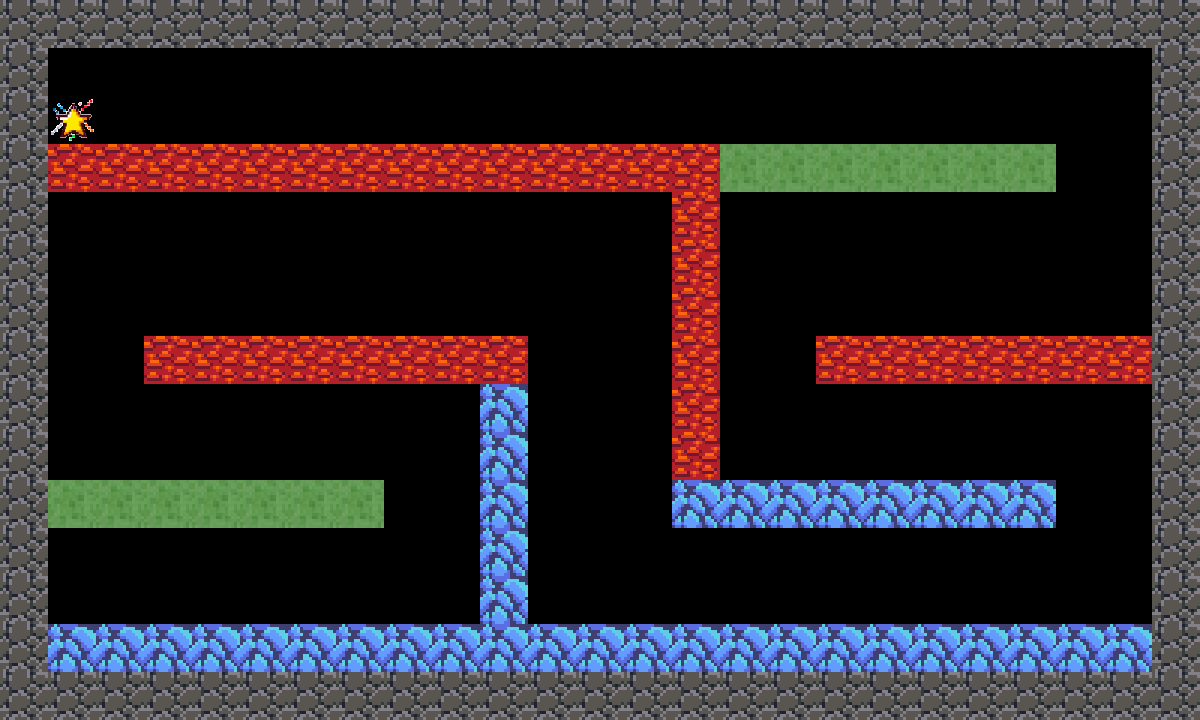

This game map was drawn from its Tiled (.tmx) file and the tilesets committed beside it. A one-line description and the full map source follow:
An orthogonal 25x15 tile map with 48x48 px tiles, 6 tile layers (WallTileLayer, BlueTileLayer, RedTileLayer, GreenTileLayer, ...) and 12 objects.

<map version="1.10" tiledversion="1.10.0" orientation="orthogonal" renderorder="right-down" width="25" height="15" tilewidth="48" tileheight="48" infinite="0" nextlayerid="13" nextobjectid="27">
 <tileset firstgid="1" source="colorSwapTiles.tsx" />
 <layer id="1" name="WallTileLayer" width="25" height="15">
  <data encoding="csv">
5,5,5,5,5,5,5,5,5,5,5,5,5,5,5,5,5,5,5,5,5,5,5,5,5,
5,0,0,0,0,0,0,0,0,0,0,0,0,0,0,0,0,0,0,0,0,0,0,0,5,
5,0,0,0,0,0,0,0,0,0,0,0,0,0,0,0,0,0,0,0,0,0,0,0,5,
5,0,0,0,0,0,0,0,0,0,0,0,0,0,0,0,0,0,0,0,0,0,0,0,5,
5,0,0,0,0,0,0,0,0,0,0,0,0,0,0,0,0,0,0,0,0,0,0,0,5,
5,0,0,0,0,0,0,0,0,0,0,0,0,0,0,0,0,0,0,0,0,0,0,0,5,
5,0,0,0,0,0,0,0,0,0,0,0,0,0,0,0,0,0,0,0,0,0,0,0,5,
5,0,0,0,0,0,0,0,0,0,0,0,0,0,0,0,0,0,0,0,0,0,0,0,5,
5,0,0,0,0,0,0,0,0,0,0,0,0,0,0,0,0,0,0,0,0,0,0,0,5,
5,0,0,0,0,0,0,0,0,0,0,0,0,0,0,0,0,0,0,0,0,0,0,0,5,
5,0,0,0,0,0,0,0,0,0,0,0,0,0,0,0,0,0,0,0,0,0,0,0,5,
5,0,0,0,0,0,0,0,0,0,0,0,0,0,0,0,0,0,0,0,0,0,0,0,5,
5,0,0,0,0,0,0,0,0,0,0,0,0,0,0,0,0,0,0,0,0,0,0,0,5,
5,0,0,0,0,0,0,0,0,0,0,0,0,0,0,0,0,0,0,0,0,0,0,0,5,
5,5,5,5,5,5,5,5,5,5,5,5,5,5,5,5,5,5,5,5,5,5,5,5,5
</data>
 </layer>
 <layer id="2" name="BlueTileLayer" width="25" height="15">
  <data encoding="csv">
0,0,0,0,0,0,0,0,0,0,0,0,0,0,0,0,0,0,0,0,0,0,0,0,0,
0,0,0,0,0,0,0,0,0,0,0,0,0,0,0,0,0,0,0,0,0,0,0,0,0,
0,0,0,0,0,0,0,0,0,0,0,0,0,0,0,0,0,0,0,0,0,0,0,0,0,
0,0,0,0,0,0,0,0,0,0,0,0,0,0,0,0,0,0,0,0,0,0,0,0,0,
0,0,0,0,0,0,0,0,0,0,0,0,0,0,0,0,0,0,0,0,0,0,0,0,0,
0,0,0,0,0,0,0,0,0,0,0,0,0,0,0,0,0,0,0,0,0,0,0,0,0,
0,0,0,0,0,0,0,0,0,0,0,0,0,0,0,0,0,0,0,0,0,0,0,0,0,
0,0,0,0,0,0,0,0,0,0,2,0,0,0,0,0,0,0,0,0,0,0,0,0,0,
0,0,0,0,0,0,0,0,0,0,2,0,0,0,0,0,0,0,0,0,0,0,0,0,0,
0,0,0,0,0,0,0,0,0,0,2,0,0,0,0,0,0,0,0,0,0,0,0,0,0,
0,0,0,0,0,0,0,0,0,0,2,0,0,0,2,2,2,2,2,2,2,2,0,0,0,
0,0,0,0,0,0,0,0,0,0,2,0,0,0,0,0,0,0,0,0,0,0,0,0,0,
0,0,0,0,0,0,0,0,0,0,2,0,0,0,0,0,0,0,0,0,0,0,0,0,0,
0,2,2,2,2,2,2,2,2,2,2,2,2,2,2,2,2,2,2,2,2,2,2,2,0,
0,0,0,0,0,0,0,0,0,0,0,0,0,0,0,0,0,0,0,0,0,0,0,0,0
</data>
 </layer>
 <layer id="3" name="RedTileLayer" width="25" height="15">
  <data encoding="csv">
0,0,0,0,0,0,0,0,0,0,0,0,0,0,0,0,0,0,0,0,0,0,0,0,0,
0,0,0,0,0,0,0,0,0,0,0,0,0,0,0,0,0,0,0,0,0,0,0,0,0,
0,0,0,0,0,0,0,0,0,0,0,0,0,0,0,0,0,0,0,0,0,0,0,0,0,
0,1,1,1,1,1,1,1,1,1,1,1,1,1,1,0,0,0,0,0,0,0,0,0,0,
0,0,0,0,0,0,0,0,0,0,0,0,0,0,1,0,0,0,0,0,0,0,0,0,0,
0,0,0,0,0,0,0,0,0,0,0,0,0,0,1,0,0,0,0,0,0,0,0,0,0,
0,0,0,0,0,0,0,0,0,0,0,0,0,0,1,0,0,0,0,0,0,0,0,0,0,
0,0,0,1,1,1,1,1,1,1,1,0,0,0,1,0,0,1,1,1,1,1,1,1,0,
0,0,0,0,0,0,0,0,0,0,0,0,0,0,1,0,0,0,0,0,0,0,0,0,0,
0,0,0,0,0,0,0,0,0,0,0,0,0,0,1,0,0,0,0,0,0,0,0,0,0,
0,0,0,0,0,0,0,0,0,0,0,0,0,0,0,0,0,0,0,0,0,0,0,0,0,
0,0,0,0,0,0,0,0,0,0,0,0,0,0,0,0,0,0,0,0,0,0,0,0,0,
0,0,0,0,0,0,0,0,0,0,0,0,0,0,0,0,0,0,0,0,0,0,0,0,0,
0,0,0,0,0,0,0,0,0,0,0,0,0,0,0,0,0,0,0,0,0,0,0,0,0,
0,0,0,0,0,0,0,0,0,0,0,0,0,0,0,0,0,0,0,0,0,0,0,0,0
</data>
 </layer>
 <layer id="4" name="GreenTileLayer" width="25" height="15">
  <data encoding="csv">
0,0,0,0,0,0,0,0,0,0,0,0,0,0,0,0,0,0,0,0,0,0,0,0,0,
0,0,0,0,0,0,0,0,0,0,0,0,0,0,0,0,0,0,0,0,0,0,0,0,0,
0,0,0,0,0,0,0,0,0,0,0,0,0,0,0,0,0,0,0,0,0,0,0,0,0,
0,0,0,0,0,0,0,0,0,0,0,0,0,0,0,3,3,3,3,3,3,3,0,0,0,
0,0,0,0,0,0,0,0,0,0,0,0,0,0,0,0,0,0,0,0,0,0,0,0,0,
0,0,0,0,0,0,0,0,0,0,0,0,0,0,0,0,0,0,0,0,0,0,0,0,0,
0,0,0,0,0,0,0,0,0,0,0,0,0,0,0,0,0,0,0,0,0,0,0,0,0,
0,0,0,0,0,0,0,0,0,0,0,0,0,0,0,0,0,0,0,0,0,0,0,0,0,
0,0,0,0,0,0,0,0,0,0,0,0,0,0,0,0,0,0,0,0,0,0,0,0,0,
0,0,0,0,0,0,0,0,0,0,0,0,0,0,0,0,0,0,0,0,0,0,0,0,0,
0,3,3,3,3,3,3,3,0,0,0,0,0,0,0,0,0,0,0,0,0,0,0,0,0,
0,0,0,0,0,0,0,0,0,0,0,0,0,0,0,0,0,0,0,0,0,0,0,0,0,
0,0,0,0,0,0,0,0,0,0,0,0,0,0,0,0,0,0,0,0,0,0,0,0,0,
0,0,0,0,0,0,0,0,0,0,0,0,0,0,0,0,0,0,0,0,0,0,0,0,0,
0,0,0,0,0,0,0,0,0,0,0,0,0,0,0,0,0,0,0,0,0,0,0,0,0
</data>
 </layer>
 <objectgroup id="6" name="Star">
  <object id="26" x="48" y="96" width="48" height="48" />
 </objectgroup>
 <layer id="5" name="PurpleTileLayer" width="25" height="15">
  <data encoding="csv">
0,0,0,0,0,0,0,0,0,0,0,0,0,0,0,0,0,0,0,0,0,0,0,0,0,
0,0,0,0,0,0,0,0,0,0,0,0,0,0,0,0,0,0,0,0,0,0,0,0,0,
0,0,0,0,0,0,0,0,0,0,0,0,0,0,0,0,0,0,0,0,0,0,0,0,0,
0,0,0,0,0,0,0,0,0,0,0,0,0,0,0,0,0,0,0,0,0,0,0,0,0,
0,0,0,0,0,0,0,0,0,0,0,0,0,0,0,0,0,0,0,0,0,0,0,0,0,
0,0,0,0,0,0,0,0,0,0,0,0,0,0,0,0,0,0,0,0,0,0,0,0,0,
0,0,0,0,0,0,0,0,0,0,0,0,0,0,0,0,0,0,0,0,0,0,0,0,0,
0,0,0,0,0,0,0,0,0,0,0,0,0,0,0,0,0,0,0,0,0,0,0,0,0,
0,0,0,0,0,0,0,0,0,0,0,0,0,0,0,0,0,0,0,0,0,0,0,0,0,
0,0,0,0,0,0,0,0,0,0,0,0,0,0,0,0,0,0,0,0,0,0,0,0,0,
0,0,0,0,0,0,0,0,0,0,0,0,0,0,0,0,0,0,0,0,0,0,0,0,0,
0,0,0,0,0,0,0,0,0,0,0,0,0,0,0,0,0,0,0,0,0,0,0,0,0,
0,0,0,0,0,0,0,0,0,0,0,0,0,0,0,0,0,0,0,0,0,0,0,0,0,
0,0,0,0,0,0,0,0,0,0,0,0,0,0,0,0,0,0,0,0,0,0,0,0,0,
0,0,0,0,0,0,0,0,0,0,0,0,0,0,0,0,0,0,0,0,0,0,0,0,0
</data>
 </layer>
 <objectgroup id="7" name="BluePlat">
  <object id="8" x="720" y="624" width="240" height="48" />
  <object id="19" x="480" y="384" width="48" height="240" />
  <object id="20" x="672" y="480" width="384" height="48" />
  <object id="21" x="48" y="624" width="1104" height="48" />
 </objectgroup>
 <objectgroup id="10" name="PurplePlat" />
 <objectgroup id="8" name="RedPlat">
  <object id="14" x="48" y="144" width="672" height="48" />
  <object id="15" x="672" y="192" width="48" height="288" />
  <object id="16" x="816" y="336" width="336" height="48" />
  <object id="17" x="144" y="336" width="384" height="48" />
 </objectgroup>
 <objectgroup id="9" name="GreenPlat">
  <object id="22" x="720" y="144" width="336" height="48" />
  <object id="23" x="48" y="480" width="336" height="48" />
 </objectgroup>
 <layer id="12" name="StarTileLayer" width="25" height="15">
  <data encoding="csv">
0,0,0,0,0,0,0,0,0,0,0,0,0,0,0,0,0,0,0,0,0,0,0,0,0,
0,0,0,0,0,0,0,0,0,0,0,0,0,0,0,0,0,0,0,0,0,0,0,0,0,
0,6,0,0,0,0,0,0,0,0,0,0,0,0,0,0,0,0,0,0,0,0,0,0,0,
0,0,0,0,0,0,0,0,0,0,0,0,0,0,0,0,0,0,0,0,0,0,0,0,0,
0,0,0,0,0,0,0,0,0,0,0,0,0,0,0,0,0,0,0,0,0,0,0,0,0,
0,0,0,0,0,0,0,0,0,0,0,0,0,0,0,0,0,0,0,0,0,0,0,0,0,
0,0,0,0,0,0,0,0,0,0,0,0,0,0,0,0,0,0,0,0,0,0,0,0,0,
0,0,0,0,0,0,0,0,0,0,0,0,0,0,0,0,0,0,0,0,0,0,0,0,0,
0,0,0,0,0,0,0,0,0,0,0,0,0,0,0,0,0,0,0,0,0,0,0,0,0,
0,0,0,0,0,0,0,0,0,0,0,0,0,0,0,0,0,0,0,0,0,0,0,0,0,
0,0,0,0,0,0,0,0,0,0,0,0,0,0,0,0,0,0,0,0,0,0,0,0,0,
0,0,0,0,0,0,0,0,0,0,0,0,0,0,0,0,0,0,0,0,0,0,0,0,0,
0,0,0,0,0,0,0,0,0,0,0,0,0,0,0,0,0,0,0,0,0,0,0,0,0,
0,0,0,0,0,0,0,0,0,0,0,0,0,0,0,0,0,0,0,0,0,0,0,0,0,
0,0,0,0,0,0,0,0,0,0,0,0,0,0,0,0,0,0,0,0,0,0,0,0,0
</data>
 </layer>
 <objectgroup id="11" name="PlayerSpawn">
  <object id="3" x="144" y="576">
   <point />
  </object>
 </objectgroup>
</map>